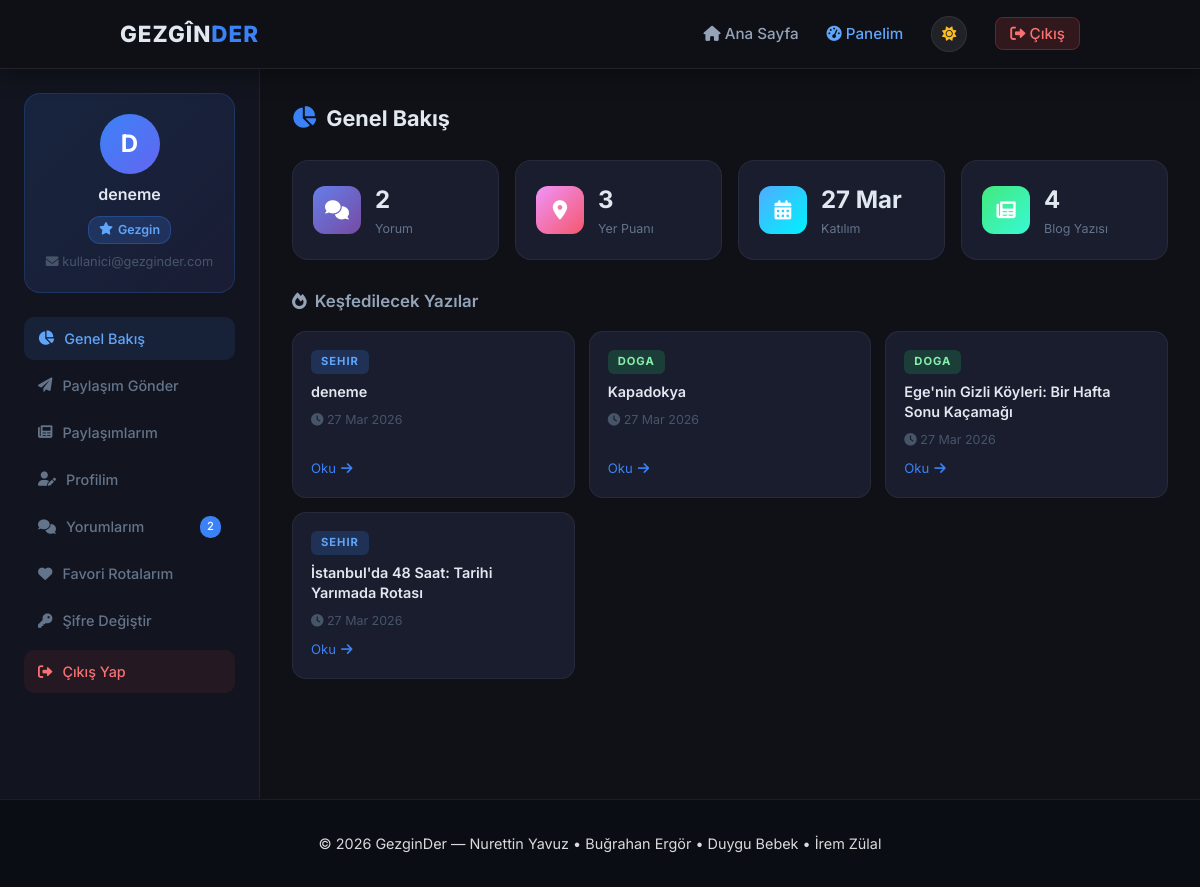
The app's page /dashboard.php (signed in) with its own data.
### tables this page shows
CREATE TABLE users (
        id INTEGER PRIMARY KEY AUTOINCREMENT,
        full_name TEXT NOT NULL,
        email TEXT UNIQUE NOT NULL,
        password_hash TEXT NOT NULL,
        role TEXT NOT NULL DEFAULT "user",
        avatar TEXT DEFAULT NULL,
        bio TEXT DEFAULT NULL,
        created_at TEXT NOT NULL
    , remember_token TEXT DEFAULT NULL);

CREATE TABLE blog_posts (
        id INTEGER PRIMARY KEY AUTOINCREMENT,
        title TEXT NOT NULL,
        slug TEXT UNIQUE NOT NULL,
        content TEXT NOT NULL,
        image_url TEXT DEFAULT NULL,
        category TEXT NOT NULL DEFAULT "genel",
        author_id INTEGER NOT NULL,
        views INTEGER DEFAULT 0,
        created_at TEXT NOT NULL,
        updated_at TEXT NOT NULL
    , status TEXT NOT NULL DEFAULT "approved", destination TEXT DEFAULT NULL, highlights TEXT DEFAULT NULL, season TEXT DEFAULT NULL, duration TEXT DEFAULT NULL, budget TEXT DEFAULT NULL);

### config.php (called while the page is built, shortened)
<?php
function currentUser(): ?array
{
    return $_SESSION['user'] ?? null;
}

### dashboard.php (the view, shortened to what this page needs)
<?php
require_once __DIR__ . '/config.php';
$pdo  = db();
$user = currentUser();
$myComments = $pdo->prepare('
    SELECT c.id, c.content, c.created_at, b.title as post_title, b.slug
    FROM comments c
    LEFT JOIN blog_posts b ON b.id = c.post_id
    WHERE c.user_id = :uid
    ORDER BY c.created_at DESC LIMIT 20
');
$myComments->execute(['uid' => $user['id']]);
$myComments = $myComments->fetchAll();
$totalComments = count($myComments);
$joinDate      = $pdo->prepare('SELECT created_at FROM users WHERE id=:id');
$joinDate->execute(['id' => $user['id']]);
$joinDate      = $joinDate->fetchColumn();
$latestPosts = $pdo->query('SELECT id, title, slug, category, created_at FROM blog_posts ORDER BY created_at DESC LIMIT 4')->fetchAll();
?>
<!DOCTYPE html>
<html lang="tr" data-theme="dark">
<head>
    <link rel="stylesheet" href="style.css">
    <link rel="stylesheet" href="https://cdnjs.cloudflare.com/ajax/libs/font-awesome/6.0.0/css/all.min.css">
</head>
<body class="dashboard-body">
    <header class="site-header dash-header">
        <nav class="navbar">
            <a href="index.php" class="logo">GEZGÎN<span>DER</span></a>
            <ul class="nav-links">
                <li><a href="index.php"><i class="fas fa-home"></i> Ana Sayfa</a></li>
                <li><a href="dashboard.php" class="active-link"><i class="fas fa-tachometer-alt"></i> Panelim</a></li>
                <li><button class="theme-toggle" onclick="toggleTheme()" title="Temayı değiştir"><i class="fas fa-sun" id="theme-icon"></i></button></li>
                <li><a href="#" class="btn-nav-logout" onclick="openLogoutModal(event)"><i class="fas fa-sign-out-alt"></i> Çıkış</a></li>
            </ul>
        </nav>
    </header>
    <div class="dash-layout">
        <aside class="dash-sidebar">
            <div class="dash-user-card">
                <div class="dash-avatar">
                    <?= strtoupper(mb_substr($user['full_name'], 0, 1)) ?>
                </div>
                <h3><?= htmlspecialchars($user['full_name'], ENT_QUOTES) ?></h3>
                <span class="dash-role-badge <?= $user['role'] === 'admin' ? 'badge-admin' : 'badge-user' ?>">
                    <i class="fas fa-<?= $user['role'] === 'admin' ? 'shield-alt' : 'star' ?>"></i>
                    <?= $user['role'] === 'admin' ? 'Yönetici' : 'Gezgin' ?>
                </span>
                <p class="dash-user-email"><i class="fas fa-envelope"></i> <?= htmlspecialchars($user['email'], ENT_QUOTES) ?></p>
            </div>
            <nav class="dash-nav">
                <a href="#overview" class="dash-nav-item active" onclick="showSection('overview', this)">
                    <i class="fas fa-chart-pie"></i> Genel Bakış
                </a>
                <a href="#submit-post" class="dash-nav-item" onclick="showSection('submit-post', this)">
                    <i class="fas fa-paper-plane"></i> Paylaşım Gönder
                </a>
                <a href="#my-posts" class="dash-nav-item" onclick="showSection('my-posts', this)">
                    <i class="fas fa-newspaper"></i> Paylaşımlarım
                </a>
                <a href="#profile" class="dash-nav-item" onclick="showSection('profile', this)">
                    <i class="fas fa-user-edit"></i> Profilim
                </a>
                <a href="#comments" class="dash-nav-item" onclick="showSection('comments', this)">
                    <i class="fas fa-comments"></i> Yorumlarım
                    <?php if ($totalComments > 0): ?>
                        <span class="dash-badge"><?= $totalComments ?></span>
                    <?php endif; ?>
                </a>
                <a href="#favorites" class="dash-nav-item" onclick="showSection('favorites', this)">
                    <i class="fas fa-heart"></i> Favori Rotalarım
                </a>
                <a href="#password" class="dash-nav-item" onclick="showSection('password', this)">
                    <i class="fas fa-key"></i> Şifre Değiştir
                </a>
                <a href="#" class="dash-nav-item dash-nav-logout" onclick="openLogoutModal(event)">
                    <i class="fas fa-sign-out-alt"></i> Çıkış Yap
                </a>
            </nav>
        </aside>
        <main class="dash-main">
            <section class="dash-section" id="overview">
                <h2 class="dash-section-title"><i class="fas fa-chart-pie"></i> Genel Bakış</h2>
                <div class="dash-stats-grid">
                    <div class="dash-stat-card">
                        <div class="dash-stat-icon" style="background: linear-gradient(135deg,#667eea,#764ba2)">
                            <i class="fas fa-comments"></i>
                        </div>
                        <div class="dash-stat-info">
                            <span class="dash-stat-num"><?= $totalComments ?></span>
                            <span class="dash-stat-label">Yorum</span>
                        </div>
                    </div>
                    <div class="dash-stat-card">
                        <div class="dash-stat-icon" style="background: linear-gradient(135deg,#f093fb,#f5576c)">
                            <i class="fas fa-map-marker-alt"></i>
                        </div>
                        <div class="dash-stat-info">
                            <span class="dash-stat-num">
                                <?= $pdo->prepare('SELECT COUNT(*) FROM place_ratings WHERE user_id=:id') ? ($pdo->prepare('SELECT COUNT(*) FROM place_ratings WHERE user_id=:id') ? (function($pdo,$id){ $s=$pdo->prepare('SELECT COUNT(*) FROM place_ratings WHERE user_id=:id'); $s->execute(['id'=>$id]); return (int)$s->fetchColumn(); })($pdo,$user['id']) : 0) : 0 ?>
                            </span>
                            <span class="dash-stat-label">Yer Puanı</span>
                        </div>
                    </div>
                    <div class="dash-stat-card">
                        <div class="dash-stat-icon" style="background: linear-gradient(135deg,#4facfe,#00f2fe)">
                            <i class="fas fa-calendar-alt"></i>
                        </div>
                        <div class="dash-stat-info">
                            <span class="dash-stat-num"><?= date('d M', strtotime($joinDate)) ?></span>
                            <span class="dash-stat-label">Katılım</span>
                        </div>
                    </div>
                    <div class="dash-stat-card">
                        <div class="dash-stat-icon" style="background: linear-gradient(135deg,#43e97b,#38f9d7)">
                            <i class="fas fa-newspaper"></i>
                        </div>
                        <div class="dash-stat-info">
                            <span class="dash-stat-num"><?= count($latestPosts) ?></span>
                            <span class="dash-stat-label">Blog Yazısı</span>
                        </div>
                    </div>
                </div>
                <h3 class="dash-sub-title"><i class="fas fa-fire"></i> Keşfedilecek Yazılar</h3>
                <div class="dash-posts-grid">
                    <?php foreach ($latestPosts as $post): ?>
                        <article class="dash-post-card">
                            <div class="dash-post-cat cat-<?= htmlspecialchars($post['category'], ENT_QUOTES) ?>">
                                <?= mb_strtoupper($post['category']) ?>
                            </div>
                            <h4><?= htmlspecialchars($post['title'], ENT_QUOTES) ?></h4>
                            <span class="dash-post-date">
                                <i class="fas fa-clock"></i>
                                <?= date('d M Y', strtotime($post['created_at'])) ?>
                            </span>
                            <a href="blog.php?slug=<?= htmlspecialchars($post['slug'], ENT_QUOTES) ?>" class="dash-post-link">
                                Oku <i class="fas fa-arrow-right"></i>
                            </a>
                        </article>
                    <?php endforeach; ?>
                </div>
            </section>
        </main>
    </div>
    <footer class="credits-footer">
        <p>© 2026 GezginDer — Nurettin Yavuz • Buğrahan Ergör • Duygu Bebek • İrem Zülal</p>
    </footer>
</body>
</html>

### records on screen
users: created_at "27 Mar"
blog_posts: category "SEHIR", title "deneme", created_at "27 Mar 2026"
blog_posts: category "DOGA", title "Kapadokya", created_at "27 Mar 2026"
blog_posts: category "DOGA", title "Ege'nin Gizli Köyleri: Bir Hafta Sonu Kaçamağı", created_at "27 Mar 2026"
blog_posts: category "SEHIR", title "İstanbul'da 48 Saat: Tarihi Yarımada Rotası", created_at "27 Mar 2026"

### other values on screen
mb_substr($user['full_name'], 0, 1) "D"
$user['full_name'] "deneme"
$user['email'] "kullanici@gezginder.com"
$totalComments "2"
count($latestPosts) "4"
